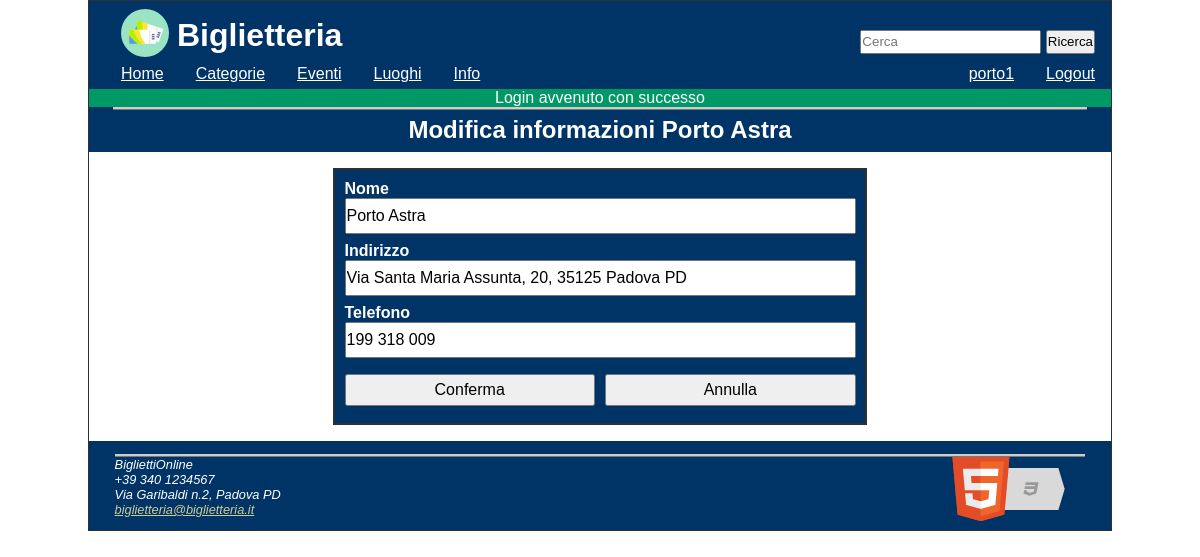
/php/luogo_mod.php?id_mod=9 (signed in), run on the app's committed database.
### tables this page shows
CREATE TABLE `luoghi` (
  `id` int(11) NOT NULL,
  `nome` char(50) NOT NULL,
  `indirizzo` longtext,
  `telefono` char(40) DEFAULT NULL
);

### php/luogo_mod.php (the view, shortened to what this page needs)
<!DOCTYPE html>
<?php
require_once('php/config.php');
require_once('php/printTemplate.php');
?>
<html lang="it" >
<head>
  <?= printHead('Modifica luogo'); ?>
</head>
<body>
  <header>
    <?= printHeader(); ?>
  </header>
  <nav id="nav" class="Off">
    <?= printNavBar(); ?>
  </nav>
  <?php echo consumeMessage(); ?>
  <div id="corpo" onclick="menuOff()" >
      <?php
      $cercato = select("SELECT * FROM luoghi WHERE id=$id_mod")[0];
      ?>
      <div class="title"><h2>Modifica informazioni <?=  $cercato['nome']?></h2></div>
      <div class="box">
    <form name="modificaluogo" method="post" action="luogo_mod_r.php">
      <label for="nome_l">Nome</label>
      <input tabindex=10 type="text" value="<?= $cercato['nome'] ?>" maxlength=50 name="nome_l" id="nome_l" required/>
      <label for="indirizzo_l">Indirizzo</label>
      <input tabindex=20 value="<?= $cercato['indirizzo']?>" type="text" name="indirizzo_l" id="indirizzo_l" required/>
      <label for="telefono_l">Telefono</label>
      <input placeholder="es: 320 123 4567" tabindex=30 value="<?= $cercato['telefono']?>" type="text" maxlength=40 name="telefono_l" id="telefono_l" required/>
      <div class="boxInline">
          <input tabindex=40 type="submit" onclick=" return phonenumber(document.modificaluogo.telefono_l)" value="Conferma">
          <input tabindex=50 id="buttonRight" type="reset" value="Annulla">
      </div>
    </form>
      </div>
  </div>
  <footer>
    <?= printFooter(); ?>
  </footer>
</body>
</html>

### php/css/screen.css (style rules this page uses)
* { padding: 0; margin: 0; }
header { background-color: #003366; color: #ffffff; width:100%; height: 4em; }
nav { background-color: #003366; color: #ffffff; width:100%; height: 1.5em; }
html, body { max-width: 1024px; margin: auto; font-family: Verdana,Arial,Helvetica,sans-serif; font-size:100%; }
body { border: 1px solid #303030; }
.box { margin: 1em auto 1em auto; width: 50%; min-width: 25em; border: 2px solid #303030; display: block; background-color: #003366; color: #ffffff; padding: 0.6em; }
.box input { width: 99.3%; display: block; height: 2em; margin: auto; margin-bottom: 0.5em; font-size: 16px; }
.box label { font-weight: bold; }
.boxInline { margin-top: 1em; width: 100%; }
.boxInline input { display: inline; width: 49%; }
#buttonRight { float: right; }
.title { background-color: #003366; padding-bottom: 0.5em; }
.title h1, .title h2, .title h3 { color: #ffffff; padding-top: 6px; text-align: center; border-top: 3px ridge #CCCCCC; margin-left: 1em; margin-right: 1em; }
#corpo { background-color: #ffffff; }
footer { background-color: #003366; color: #ffffff; font-size: 0.8em; padding: 1em; }

### php/css/mobile.css (style rules this page uses)
* { padding: 0; margin: 0; }
header { background-color: #003366; color: #ffffff; width:100%; position: fixed; top: 0; height: 4em; min-width: 375px; padding-bottom: 2em; }
nav { background-color: #003366; border : 0.1em solid; border-color: #000000; color: #ffffff; position: fixed; top: 3.5em; padding-bottom: 18em; width: 50%; margin-left: 50%; min-width: 14em; z-index: 10; }
.Off { display: none; }
html, body { max-width: 1024px; min-width: 375px; margin: auto; font-family: Verdana,Arial,Helvetica,sans-serif; font-size:100%; }
body { border: 1px solid #303030; padding-top: 3.9em; }
.box { margin: 1em auto 1em auto; width: 50%; min-width: 20em; border: 2px solid #303030; display: block; background-color: #003366; color: #ffffff; padding: 0.6em; }
.box input { width: 99.3%; display: block; height: 2em; margin: auto; margin-bottom: 0.5em; font-size: 16px; }
.box label { font-weight: bold; }
.boxInline { margin-top: 1em; width: 100%; }
.boxInline input { display: inline; width: 49%; }
#buttonRight { float: right; }
.title { background-color: #003366; padding-top: 0.1em; padding-bottom: 0.5em; margin-top: 2em; }
.title h1, .title h2, .title h3 { color: #ffffff; padding-top: 6px; text-align: center; border-top: 3px ridge #CCCCCC; margin-left: 1em; margin-right: 1em; }
#corpo { background-color: #ffffff; }
footer { background-color: #003366; color: #ffffff; font-size: 0.8em; padding: 1em; }

### php/css/print.css (style rules this page uses)
* { background-color: transparent; color:#000000; }
header, nav, input { display: none }

### data on the page
luoghi: nome "Porto Astra", nome_l "Porto Astra", indirizzo_l "Via Santa Maria Assunta, 20, 35125 Padova PD", telefono_l "199 318 009"

### other printed values
$_SESSION['user_username'] "porto1"
$_SESSION['message'] "Login avvenuto con successo"
